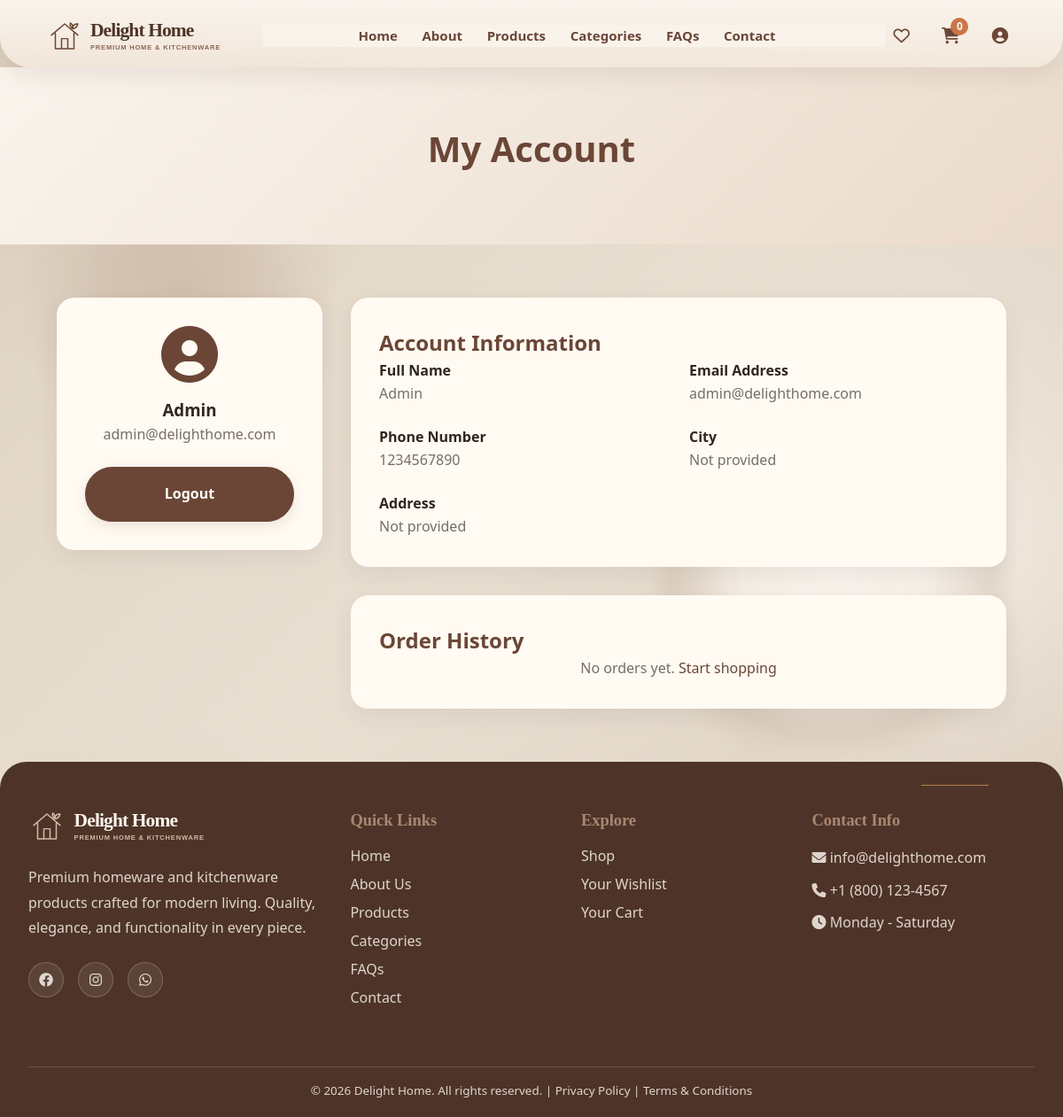
The app's page /account.php (signed in) with its own data.
### tables this page shows
CREATE TABLE IF NOT EXISTS users (
    id INT PRIMARY KEY AUTO_INCREMENT,
    name VARCHAR(100) NOT NULL,
    email VARCHAR(100) UNIQUE NOT NULL,
    password VARCHAR(255) NOT NULL,
    phone VARCHAR(20),
    address VARCHAR(255),
    city VARCHAR(50),
    postal_code VARCHAR(20),
    created_at TIMESTAMP DEFAULT CURRENT_TIMESTAMP,
    is_admin INT DEFAULT 0
);

### includes/functions.php (called while the page is built, shortened)
<?php
function getCurrentUser() {
    if (isset($_SESSION['user_id'])) {
        global $conn;
        $user_id = $_SESSION['user_id'];
        $result = $conn->query("SELECT * FROM users WHERE id = $user_id");
        return $result->fetch_assoc();
    }
    return null;
}
function getUserOrders($user_id) {
    global $conn;
    $user_id = intval($user_id);
    return $conn->query("SELECT * FROM orders WHERE user_id = $user_id ORDER BY created_at DESC")->fetch_all(MYSQLI_ASSOC);
}

### account.php (the view, shortened to what this page needs)
<?php
require_once 'includes/db.php';
require_once 'includes/functions.php';
$user = getCurrentUser();
$orders = getUserOrders($user['id']);
include 'includes/header.php';
include 'includes/navbar.php';
?>
<section style="
    background: linear-gradient(135deg, var(--secondary-bg) 0%, var(--tertiary-bg) 100%);
    padding: 60px 2rem;
    text-align: center;
">
    <div class="container">
        <h1 style="
            font-size: 2.5rem;
            color: var(--brown);
            margin-bottom: 1rem;
        ">
            My Account
        </h1>
    </div>
</section>
<section class="section">
    <div class="container">
        <div style="
            display: grid;
            grid-template-columns: 300px 1fr;
            gap: 2rem;
        ">
            <aside>
                <div class="card" style="
                    padding: 2rem;
                    text-align: center;
                ">
                    <i
                        class="fas fa-user-circle"
                        style="
                            font-size: 4rem;
                            color: var(--brown);
                            margin-bottom: 1rem;
                        "
                    ></i>
                    <h3 style="margin-top: 0;">
                        <?php echo htmlspecialchars($user['name']); ?>
                    </h3>
                    <p style="
                        color: var(--text-light);
                        margin-bottom: 1.5rem;
                    ">
                        <?php echo htmlspecialchars($user['email']); ?>
                    </p>
                    <a
                        href="#"
                        onclick="showLogoutPopup(event)"
                        class="btn"
                        style="width: 100%;"
                    >
                        Logout
                    </a>
                </div>
            </aside>
            <main>
                <div class="card" style="
                    padding: 2rem;
                    margin-bottom: 2rem;
                ">
                    <h2 style="
                        margin-top: 0;
                        color: var(--brown);
                    ">
                        Account Information
                    </h2>
                    <div style="
                        display: grid;
                        grid-template-columns: 1fr 1fr;
                        gap: 1.5rem;
                    ">
                        <div>
                            <strong>Full Name</strong>
                            <br>
                            <span style="color: var(--text-light);">
                                <?php echo htmlspecialchars($user['name']); ?>
                            </span>
                        </div>
                        <div>
                            <strong>Email Address</strong>
                            <br>
                            <span style="color: var(--text-light);">
                                <?php echo htmlspecialchars($user['email']); ?>
                            </span>
                        </div>
                        <div>
                            <strong>Phone Number</strong>
                            <br>
                            <span style="color: var(--text-light);">
                                <?php echo htmlspecialchars($user['phone'] ?? 'Not provided'); ?>
                            </span>
                        </div>
                        <div>
                            <strong>City</strong>
                            <br>
                            <span style="color: var(--text-light);">
                                <?php echo htmlspecialchars($user['city'] ?? 'Not provided'); ?>
                            </span>
                        </div>
                        <div style="grid-column: 1 / -1;">
                            <strong>Address</strong>
                            <br>
                            <span style="color: var(--text-light);">
                                <?php echo htmlspecialchars($user['address'] ?? 'Not provided'); ?>
                            </span>
                        </div>
                    </div>
                </div>
                <div class="card" style="padding: 2rem;">
                    <h2 style="
                        margin-top: 0;
                        color: var(--brown);
                    ">
                        Order History
                    </h2>
                    <?php if (count($orders) > 0): ?>
                        <table style="
                            width: 100%;
                            border-collapse: collapse;
                        ">
                            <thead>
                                <tr style="
                                    background-color: var(--secondary-bg);
                                    border-bottom: 2px solid var(--border-color);
                                ">
                                    <th style="
                                        padding: 1rem;
                                        text-align: left;
                                    ">
                                        Order ID
                                    </th>
                                    <th style="
                                        padding: 1rem;
                                        text-align: left;
                                    ">
                                        Total
                                    </th>
                                    <th style="
                                        padding: 1rem;
                                        text-align: left;
                                    ">
                                        Status
                                    </th>
                                    <th style="
                                        padding: 1rem;
                                        text-align: left;
                                    ">
                                        Date
                                    </th>
                                </tr>
                            </thead>
                            <tbody>
                                <?php foreach ($orders as $order): ?>
                                    <tr style="
                                        border-bottom: 1px solid var(--border-color);
                                    ">
                                        <td style="padding: 1rem;">
                                            #<?php echo str_pad(
                                                $order['id'],
                                                6,
                                                '0',
                                                STR_PAD_LEFT
                                            ); ?>
                                        </td>
                                        <td style="padding: 1rem;">
                                            <?php echo formatPrice(
                                                $order['total_amount']
                                            ); ?>
                                        </td>
                                        <td style="padding: 1rem;">
                                            <span style="
                                                display: inline-block;
                                                padding: 0.4rem 0.8rem;
                                                border-radius: 4px;
                                                background-color: var(--secondary-bg);
                                                font-size: 0.85rem;
                                                font-weight: 600;
                                            ">
                                                <?php echo htmlspecialchars(
                                                    $order['status']
                                                ); ?>
                                            </span>
                                        </td>
                                        <td style="padding: 1rem;">
                                            <?php echo date(
                                                'M d, Y',
                                                strtotime($order['created_at'])
                                            ); ?>
                                        </td>
                                    </tr>
                                <?php endforeach; ?>
                            </tbody>
                        </table>
                    <?php else: ?>
                        <p style="
                            color: var(--text-light);
                            text-align: center;
                        ">
                            No orders yet.
                            <a
                                href="/areeshaaaa/areesha/products.php"
                                style="color: var(--brown);"
                            >
                                Start shopping
                            </a>
                        </p>
                    <?php endif; ?>
                </div>
            </main>
        </div>
    </div>
</section>
<?php include 'includes/footer.php'; ?>

### css/style.css (style rules this page uses)
:root { --primary-bg: #faf8f6; --secondary-bg: #f5f1ed; --tertiary-bg: #efe9e3; --accent-light: #e8dfd5; --text-dark: #3a3a3a; --text-light: #6b6b6b; --text-lighter: #999; --border-color: #ddd8d0; --brown: #8b7355; --accent-brown: #a68070; --shadow: 0 2px 8px rgba(0, 0, 0, 0.08); --shadow-lg: 0 8px 24px rgba(0, 0, 0, 0.12); --transition: all 0.3s ease; }
* { margin: 0; padding: 0; box-sizing: border-box; }
html { scroll-behavior: smooth; width: 100%; overflow-x: hidden; }
body { font-family: 'Segoe UI', Tahoma, Geneva, Verdana, sans-serif; background-color: var(--primary-bg); color: var(--text-dark); line-height: 1.6; width: 100%; min-height: 100vh; overflow-x: hidden; }
a { text-decoration: none; color: inherit; }
.btn { display: inline-block; padding: 1rem 2rem; background-color: var(--brown); color: white; border-radius: 8px; font-weight: 600; transition: var(--transition); border: 2px solid var(--brown); cursor: pointer; font-size: 1rem; text-align: center; }
.container { width: 100%; max-width: 1200px; margin: 0 auto; padding: 0 2rem; }
.section { padding: 60px 2rem; }
.card { background-color: #fff; border-radius: 12px; box-shadow: var(--shadow); overflow: hidden; transition: var(--transition); width: 100%; }

### css/delight-theme.css (style rules this page uses)
body { background: var(--primary-bg); color: var(--text-dark); }
.btn { border-color: #49372d; border-radius: 999px; background: #49372d; box-shadow: 0 5px 14px rgba(73, 55, 45, 0.12); transition: transform 0.25s ease, background-color 0.25s ease, box-shadow 0.25s ease; }
.card, .product-card { border-color: rgba(73, 55, 45, 0.1); border-radius: 20px; background: #fff9f1; box-shadow: 0 8px 26px rgba(50, 55, 46, 0.08); }
.dh-story, .dh-benefit, .nav-container, .product-card, .card { background-color: #fffaf2; }
.product-card, .card { border-color: rgba(73, 55, 45, 0.1); }
.btn { border-color: #49372d; background-color: #49372d; }
.btn, .dh-hero, .dh-promo, .footer { background-color: #49372d; }
.btn { border-color: #49372d; box-shadow: 0 5px 14px rgba(73, 55, 45, 0.14); }
.btn { border-color: var(--brown); background: var(--brown); box-shadow: 0 5px 14px rgba(107, 70, 54, 0.12); }
body { background: radial-gradient(circle at 12% 12%, rgba(169, 135, 114, 0.16) 0, rgba(169, 135, 114, 0.07) 9rem, transparent 19rem), radial-gradient(circle at 90% 48%, rgba(250, 244, 237, 0.76) 0, rgba(250, 244, 237, 0.3) 10rem, transparent 21rem), radial-gradient(circle at 14% 88%, rgba(169, 135, 114, 0.14) 0, rgba(169, 135, 114, 0.06) 9rem, transparent 19rem), linear-gradient(135deg, #ded2c1 0%, #e9dfd1 48%, #d9cbbb 100%); background-attachment: fixed; color: #30251f; isolation: isolate; }
body::before { position: fixed; z-index: 0; inset: 0; background: radial-gradient(circle, rgba(169, 135, 114, 0.3) 0, rgba(169, 135, 114, 0.19) 36%, rgba(169, 135, 114, 0.06) 62%, transparent 76%) 4% 18% / 340px 340px no-repeat, radial-gradient(circle, rgba(250, 244, 237, 0.98) 0, rgba(250, 244, 237, 0.72) 38%, rgba(169, 135, 114, 0.16) 66%, transparent 80%) 92% 52% / 390px 390px no-repeat, radial-gradient(circle, rgba(169, 135, 114, 0.27) 0, rgba(169, 135, 114, 0.16) 38%, rgba(169, 135, 114, 0.05) 65%, transparent 78%) 8% 96% / 360px 360px no-repeat; content: ''; filter: blur(8px); opacity: 0.95; pointer-events: none; }
body > * { position: relative; z-index: 1; }
.dh-category-page-hero, .dh-page-heading, .dh-category-page-grid, .dh-products-section, .dh-featured-section, .dh-categories-section, .dh-benefits-section, .dh-category-products, .dh-about-story, .dh-about-values, .dh-about-mission, .dh-about-why, .dh-story-section, .dh-promo-section, .section { background: transparent !important; }

### records on screen
users: name "Admin", email "admin@delighthome.com", phone "1234567890", city "Not provided", address "Not provided"

### other values on screen
getCartCount() "0"
